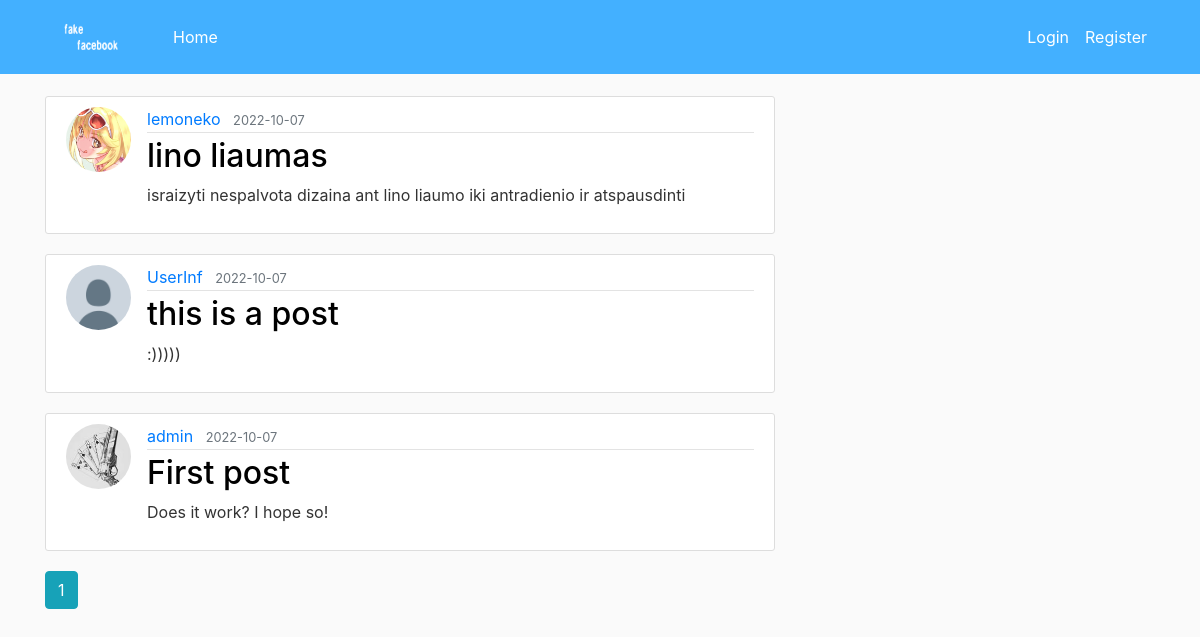
Page /home on the earlier database version.
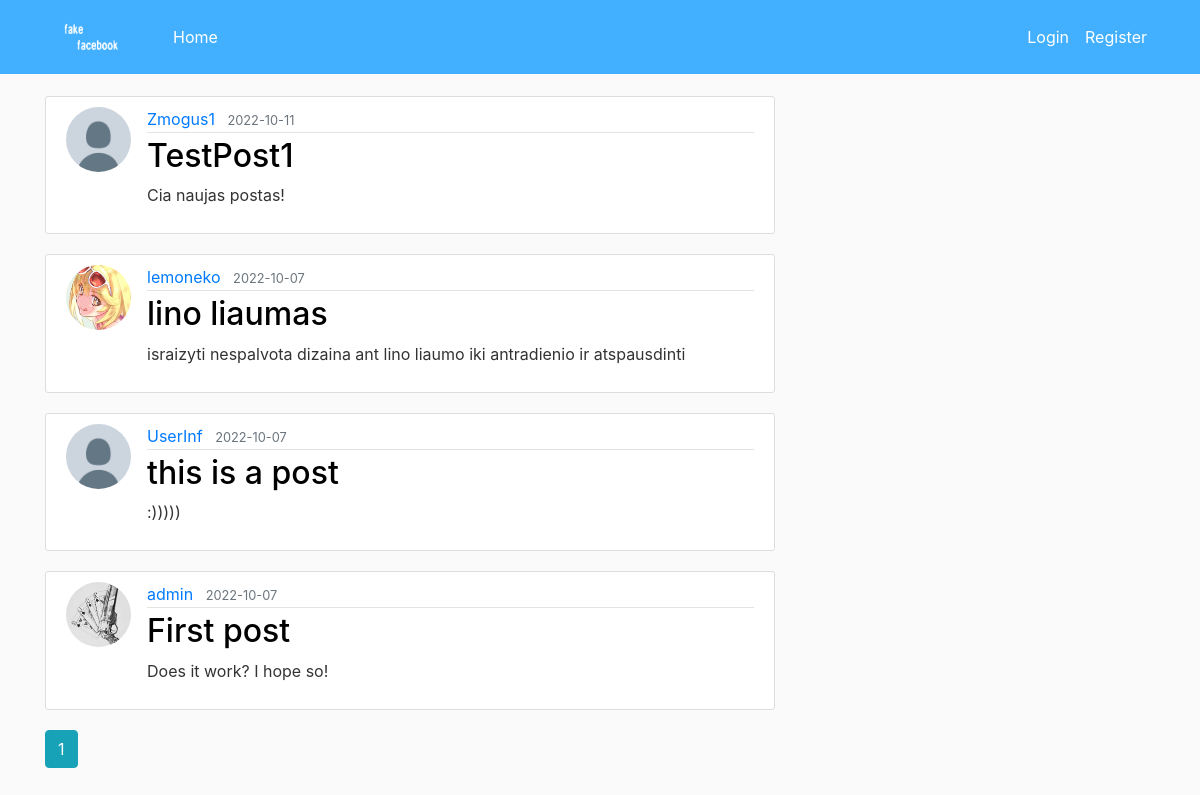
Same page on the later database version.
### web/models.py (models this page shows, shortened)
class Post(db.Model, UserMixin):
    id = db.Column(db.Integer, primary_key=True)
    title = db.Column(db.String(100), nullable=False)
    date_posted = db.Column(db.DateTime, nullable=False, default=datetime.utcnow)
    content = db.Column(db.Text, nullable=False)
    user_id = db.Column(db.Integer, db.ForeignKey("user.id"), nullable=False)

class User(db.Model, UserMixin):
    id = db.Column(db.Integer, primary_key=True)
    username = db.Column(db.String(20), unique=True, nullable=False)
    email = db.Column(db.String(120), unique=True, nullable=False)
    image_file = db.Column(db.String(20), nullable=False, default="default.jpg")
    password = db.Column(db.String(60), nullable=False)
    posts = db.relationship("Post", backref="author", lazy=True)

### web/main/routes.py (the view)
@main.route("/")
@main.route("/home")
def home():
    page = request.args.get("page", 1, type=int)
    posts = Post.query.order_by(Post.date_posted.desc()).paginate(page=page, per_page=5)
    return render_template(
        "home.html", posts=posts, top_contributions=top_contributions()
    )

### web/users/utils.py (called while the page is built)
def top_contributions():
    all_users = User.query.all()
    top_contri = dict()
    for user in all_users:
        posts = Post.query.filter_by(author=user).all()
        top_contri[user.username] = len(posts)
    c = Counter(top_contri)
    return c.most_common(3)

### web/templates/home.html
{% extends "layout.html" %}
{% block content %}
{% for post in posts.items %}
<article class="media content-section">
  <img class="rounded-circle article-img" src="{{url_for('static', filename='profile_pics/'+post.author.image_file)}}" alt="">
  <div class="media-body">
    <div class="article-metadata">
      <a class="mr-2" href="{{url_for('users.user_posts', username=post.author.username)}}">{{ post.author.username }}</a>
      <small class="text-muted">{{ post.date_posted.strftime('%Y-%m-%d') }}</small>
    </div>
    <h2><a class="article-title" href="{{url_for('posts.post', post_id=post.id)}}">{{ post.title }}</a></h2>
    <p class="article-content">{{ post.content }}</p>
  </div>
</article>
{% endfor %}
{% for page_num in posts.iter_pages(left_edge=1, right_edge=1, left_current=1, right_current=2) %}
  {% if page_num %}
    {% if posts.page==page_num %}
      <a class="btn btn-info mb-4" href="{{url_for('main.home', page=page_num)}}">{{page_num}}</a>
    {% else %}
      <a class="btn btn-outline-info mb-4" href="{{url_for('main.home', page=page_num)}}">{{page_num}}</a>
    {% endif %}
  {% else %}
  ...
  {% endif %}
{% endfor %}
{% endblock content %}

### web/templates/layout.html (shortened to what this page needs)
<!DOCTYPE html>
<html lang="en" dir="ltr">
<head>
  <link rel="stylesheet" href="https://cdn.jsdelivr.net/npm/bootstrap@4.3.1/dist/css/bootstrap.min.css">
  <link rel="stylesheet" type='text/css' href="{{url_for('static',filename='main.css')}}">
</head>
<body>
  <header class="site-header">
    <nav class="navbar navbar-expand-md navbar-dark bg-steel fixed-top mb-2">
      <div class="container">
        <a class="navbar-brand mr-4" href="{{url_for('main.home')}}"> <img src="{{url_for('static', filename='logo.png')}}" alt="logo" style='border-radius:50px; height:3rem;width:6rem;'> </a>
        <div class="collapse navbar-collapse" id="navbarToggle">
          <div class="navbar-nav mr-auto">
            <a class="nav-item nav-link" href="{{url_for('main.home')}}">Home</a>
          </div>
          <div class="navbar-nav">
            {% if current_user.is_authenticated %}
              <a class="nav-item nav-link" href="{{url_for('posts.new_post')}}">New Post</a>
              <a class="nav-item nav-link" href="{{url_for('users.account')}}">Account</a>
              <a class="nav-item nav-link" href="{{url_for('users.logout')}}">Logout</a>
            {% else %}
              <a class="nav-item nav-link" href="{{url_for('users.login')}}">Login</a>
              <a class="nav-item nav-link" href="{{url_for('users.register')}}">Register</a>
            {% endif %}
          </div>
        </div>
      </div>
    </nav>
  </header>
  <main role="main" class="container">
    <div class="row">
      <div class="col-md-8">
        {% block content %}{% endblock %}
      </div>
    </div>
  </main>
</body>
</html>

### web/static/main.css (style rules this page uses)
html { position: relative; min-height: -webkit-fill-available; }
body { background: #fafafa; color: #333333; margin-top: 6rem; margin-bottom:5rem; }
h1, h2, h3, h4, h5, h6 { color: #333; }
.bg-steel { background-color: #43b0ff; }
.site-header .navbar-nav .nav-link { color: #ffffff; }
.content-section { background: #ffffff; padding: 10px 20px; border: 1px solid #dddddd; border-radius: 3px; margin-bottom: 20px; }
.article-title { color: #000000; }
.article-content { white-space: pre-line; }
.article-img { height: 65px; width: 65px; margin-right: 16px; }
.article-metadata { padding-bottom: 1px; margin-bottom: 4px; border-bottom: 1px solid #e3e3e3 }

Differences in the rows shown:
added Post: image_file (placeholder picture), author.username "Zmogus1", date_posted "2022-10-11", title "TestPost1", content "Cia naujas postas!"
